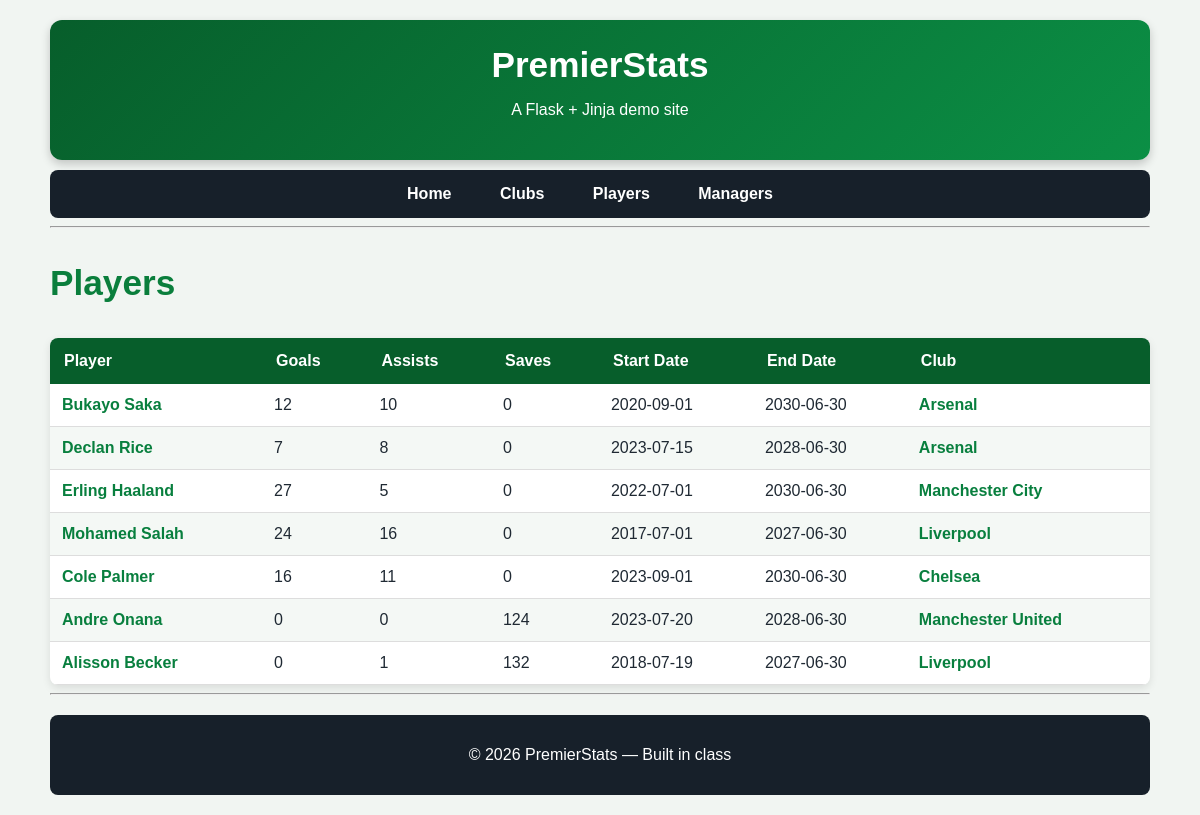
Before: /players with the older database file.
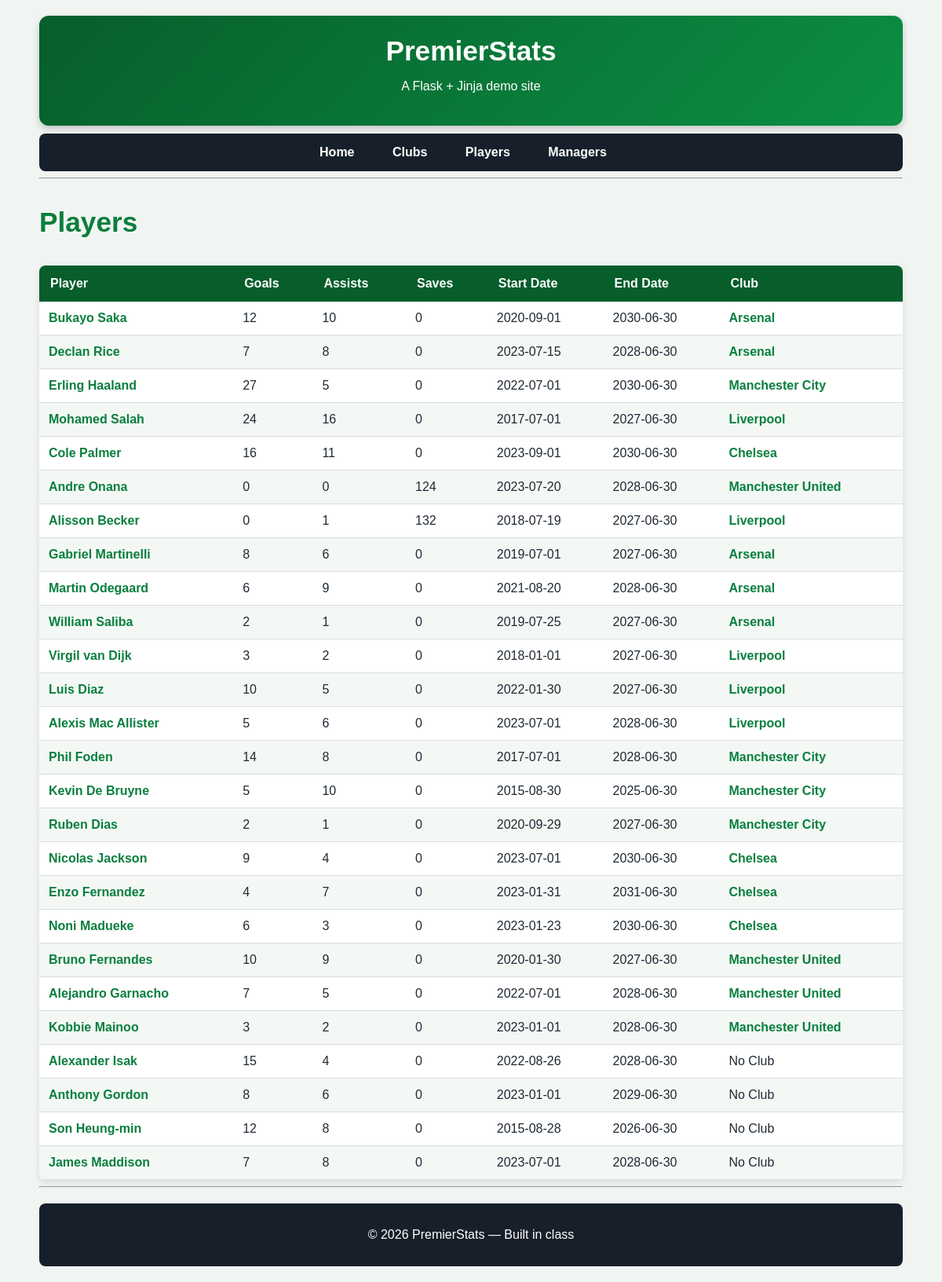
After: the same page with the newer database file.
### app.py (models this page shows)
class Players(db.Model):
    Playerid = db.Column(db.Integer, primary_key=True)
    name = db.Column(db.String(80), nullable=False)
    Goals = db.Column(db.Integer, nullable=False)
    Assists = db.Column(db.Integer, nullable=False)
    Saves = db.Column(db.Integer, nullable=False)
    PlayerStartDate = db.Column(db.Date, nullable=False)
    PlayerEndDate = db.Column(db.Date, nullable=False)
    clubs = db.relationship(
        "Clubs",
        secondary=clubs_players,
        back_populates="players"
    )

class Clubs(db.Model):
    Clubid = db.Column(db.Integer, primary_key=True)
    name = db.Column(db.String(80), nullable=False)
    Wins = db.Column(db.Integer, nullable=False)
    Losses = db.Column(db.Integer, nullable=False)
    Managerid = db.Column(
    db.Integer,
    db.ForeignKey("managers.Managerid")
)
    players = db.relationship(
        "Players",
        secondary=clubs_players,
        back_populates="clubs"
    )

### app.py (the view)
    @app.route("/players")
    def players():
        all_players = Players.query.all()
        return render_template("players.html",
            page_title="Players",
            players=all_players)

### templates/Players.html
{% extends "layout.html" %}
{% block content %}
<h3>{{ page_title }}</h3>
<table>
    <thead>
        <tr>
            <th>Player</th>
            <th>Goals</th>
            <th>Assists</th>
            <th>Saves</th>
            <th>Start Date</th>
            <th>End Date</th>
            <th>Club</th>
        </tr>
    </thead>
    <tbody>
        {% for player in players %}
        <tr>
            <td>
                <a href="{{ url_for('player', Playerid=player.Playerid) }}">
                    {{ player.name }}
                </a>
            </td>
            <td>{{ player.Goals }}</td>
            <td>{{ player.Assists }}</td>
            <td>{{ player.Saves }}</td>
            <td>{{ player.PlayerStartDate }}</td>
            <td>{{ player.PlayerEndDate }}</td>
            <td>
                {% if player.clubs %}
                    {% for club in player.clubs %}
                        <a href="{{ url_for('club', Clubid=club.Clubid) }}">
                            {{ club.name }}
                        </a>
                    {% endfor %}
                {% else %}
                    No Club
                {% endif %}
            </td>
        </tr>
        {% endfor %}
    </tbody>
</table>
{% endblock %}

Changed rows visible on the page:
added Players: name "Gabriel Martinelli", Goals "8", Assists "6", Saves "0", PlayerStartDate "2019-07-01", PlayerEndDate "2027-06-30", Clubs (name "Arsenal")
added Players: name "Martin Odegaard", Goals "6", Assists "9", Saves "0", PlayerStartDate "2021-08-20", PlayerEndDate "2028-06-30", Clubs (name "Arsenal")
added Players: name "William Saliba", Goals "2", Assists "1", Saves "0", PlayerStartDate "2019-07-25", PlayerEndDate "2027-06-30", Clubs (name "Arsenal")
added Players: name "Virgil van Dijk", Goals "3", Assists "2", Saves "0", PlayerStartDate "2018-01-01", PlayerEndDate "2027-06-30", Clubs (name "Liverpool")
added Players: name "Luis Diaz", Goals "10", Assists "5", Saves "0", PlayerStartDate "2022-01-30", PlayerEndDate "2027-06-30", Clubs (name "Liverpool")
added Players: name "Alexis Mac Allister", Goals "5", Assists "6", Saves "0", PlayerStartDate "2023-07-01", PlayerEndDate "2028-06-30", Clubs (name "Liverpool")
added Players: name "Phil Foden", Goals "14", Assists "8", Saves "0", PlayerStartDate "2017-07-01", PlayerEndDate "2028-06-30", Clubs (name "Manchester City")
added Players: name "Kevin De Bruyne", Goals "5", Assists "10", Saves "0", PlayerStartDate "2015-08-30", PlayerEndDate "2025-06-30", Clubs (name "Manchester City")
added Players: name "Ruben Dias", Goals "2", Assists "1", Saves "0", PlayerStartDate "2020-09-29", PlayerEndDate "2027-06-30", Clubs (name "Manchester City")
added Players: name "Nicolas Jackson", Goals "9", Assists "4", Saves "0", PlayerStartDate "2023-07-01", PlayerEndDate "2030-06-30", Clubs (name "Chelsea")
added Players: name "Enzo Fernandez", Goals "4", Assists "7", Saves "0", PlayerStartDate "2023-01-31", PlayerEndDate "2031-06-30", Clubs (name "Chelsea")
added Players: name "Noni Madueke", Goals "6", Assists "3", Saves "0", PlayerStartDate "2023-01-23", PlayerEndDate "2030-06-30", Clubs (name "Chelsea")
added Players: name "Bruno Fernandes", Goals "10", Assists "9", Saves "0", PlayerStartDate "2020-01-30", PlayerEndDate "2027-06-30", Clubs (name "Manchester United")
added Players: name "Alejandro Garnacho", Goals "7", Assists "5", Saves "0", PlayerStartDate "2022-07-01", PlayerEndDate "2028-06-30", Clubs (name "Manchester United")
added Players: name "Kobbie Mainoo", Goals "3", Assists "2", Saves "0", PlayerStartDate "2023-01-01", PlayerEndDate "2028-06-30", Clubs (name "Manchester United")
added Players: name "Alexander Isak", Goals "15", Assists "4", Saves "0", PlayerStartDate "2022-08-26", PlayerEndDate "2028-06-30", shows "No Club"
added Players: name "Anthony Gordon", Goals "8", Assists "6", Saves "0", PlayerStartDate "2023-01-01", PlayerEndDate "2029-06-30", shows "No Club"
added Players: name "Son Heung-min", Goals "12", Assists "8", Saves "0", PlayerStartDate "2015-08-28", PlayerEndDate "2026-06-30", shows "No Club"
added Players: name "James Maddison", Goals "7", Assists "8", Saves "0", PlayerStartDate "2023-07-01", PlayerEndDate "2028-06-30", shows "No Club"
